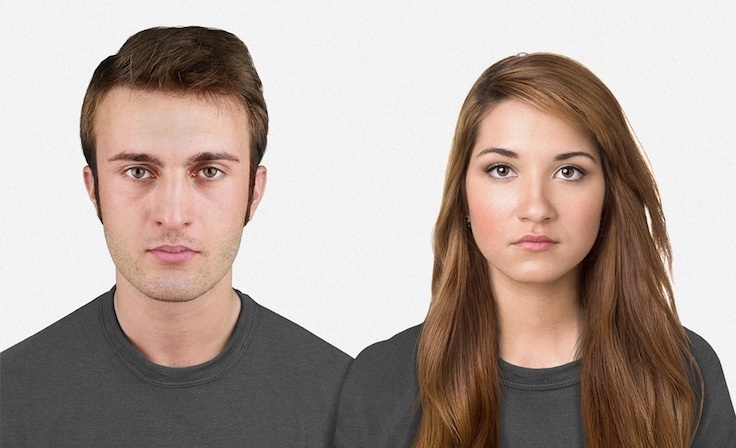
#> input picture insan4.jpg, 736 x 448 px
$ python '6-resmi kesit alıp efekt uygulma.py'
#> lines starting #> are read from the running program, lines starting #| are printed output that depends on the picture; after the words box and inside, x2 and y2 are one past the last pixel; in counts of white or black regions, pixels touching at a corner belong together
import re
import cv2
import numpy as np
resim = cv2.imread("insan4.jpg")
#> resim is the input picture: shape (448, 736, 3); mean B, G, R 154.2, 161.7, 176.7
kesit = resim[100:300, 90:260]
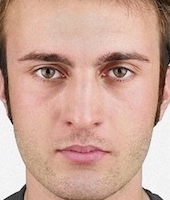
#> kesit: shape (200, 170, 3); mean B, G, R 152.9, 167, 205.2
resim[105:305, 450:620] = kesit
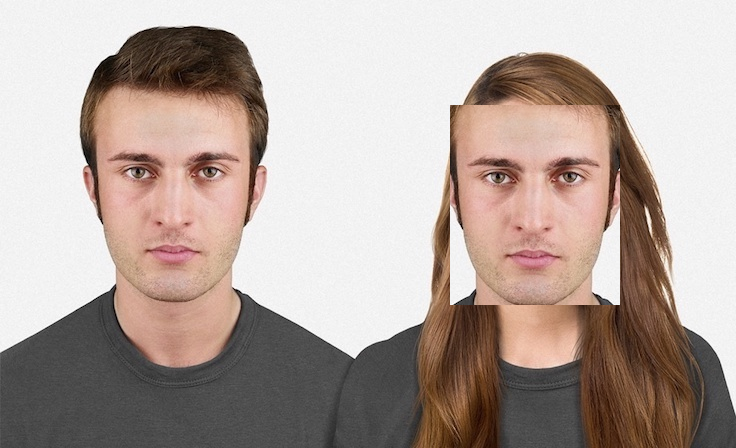
#> resim: shape (448, 736, 3); 10.31% of pixels changed, all inside (x1, y1, x2, y2) = (450, 105, 620, 305)
print(resim[(300, 440)])
#| [ 75 110 154]
resim[:, :, 0] = 255  # bu resme ekleme yazpar orjinal renk değişmez(efekt)
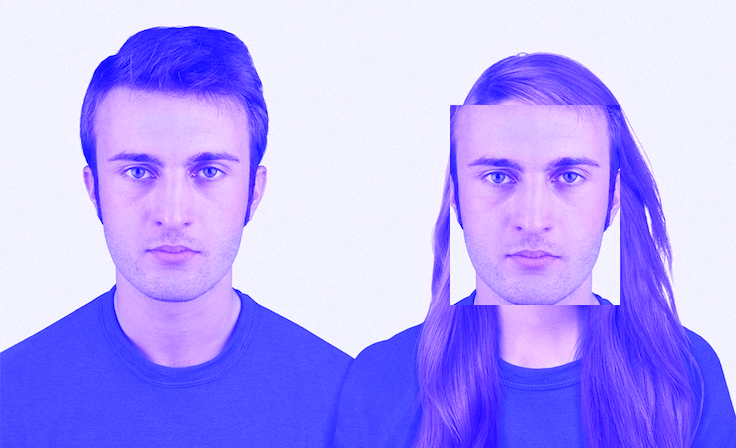
#> resim: shape (448, 736, 3); mean B, G, R 255, 165.9, 180.5
resim[100:200, 20:100, 2] = 200
# bu orjinal renk değişir(renk değişimi)
resim[0:100, 20:80] = (100, 20, 200)#kare parentez y x yuvarlak parantez x y
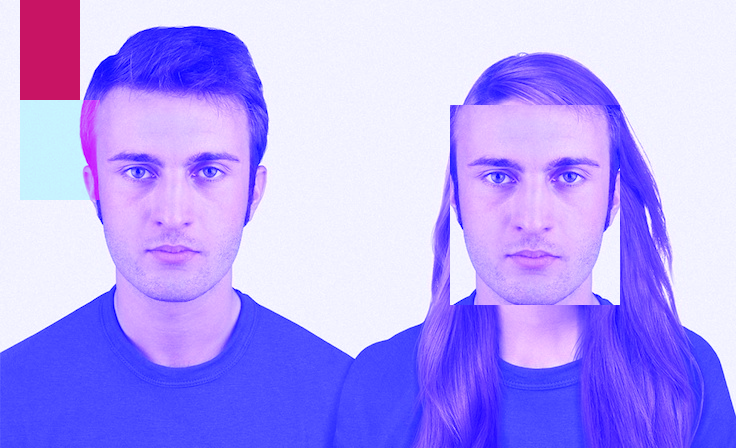
#> resim: shape (448, 736, 3); mean B, G, R 252.2, 161.8, 179.4
cv2.imshow("insan", resim)
cv2.imshow("kesit", kesit)
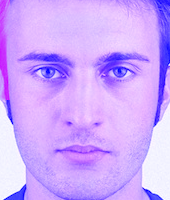
#> window 'kesit': shape (200, 170, 3); mean B, G, R 255, 167, 207.3
cv2.waitKey(0)
cv2.destroyAllWindows()

$ run again, with aynalanan kus remi.jpg copied over insan4.jpg
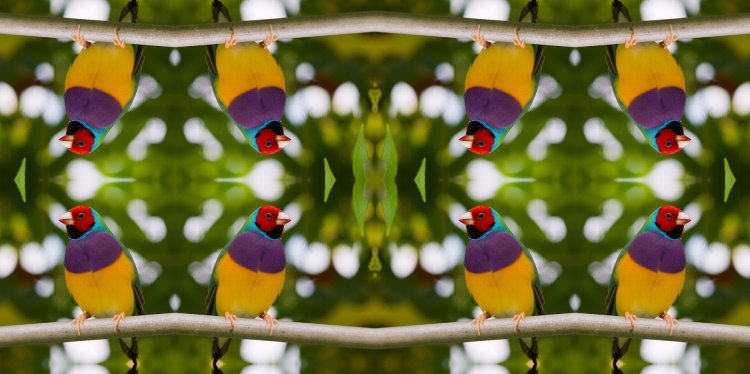
#> input picture aynalanan kus remi.jpg, 1500 x 748 px (shown at 1/2 size)
#> resim is the input picture: shape (748, 1500, 3); mean B, G, R 60, 109.8, 113.4
#| [159 177 170]
#> `resim[0:100, 20:80] = (100, 20, 200)#kare parentez y x yuvarlak parant..`:
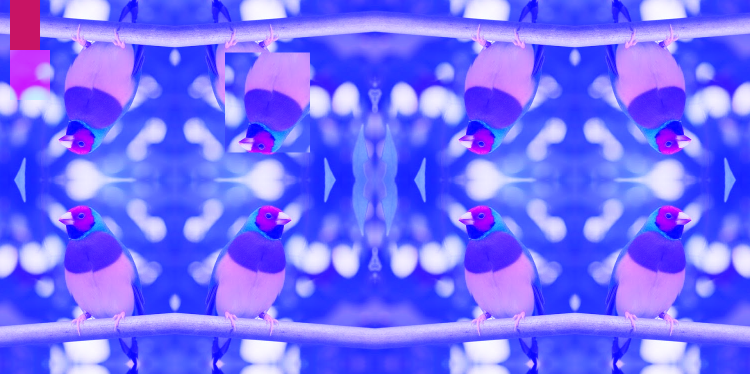
#> resim: shape (748, 1500, 3) (shown at 1/2 size); mean B, G, R 254.2, 109.4, 114.8
#> `cv2.imshow("kesit", kesit)`:
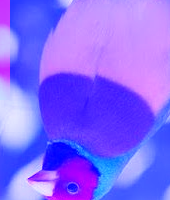
#> window 'kesit': shape (200, 170, 3); mean B, G, R 255, 103.1, 132.3
